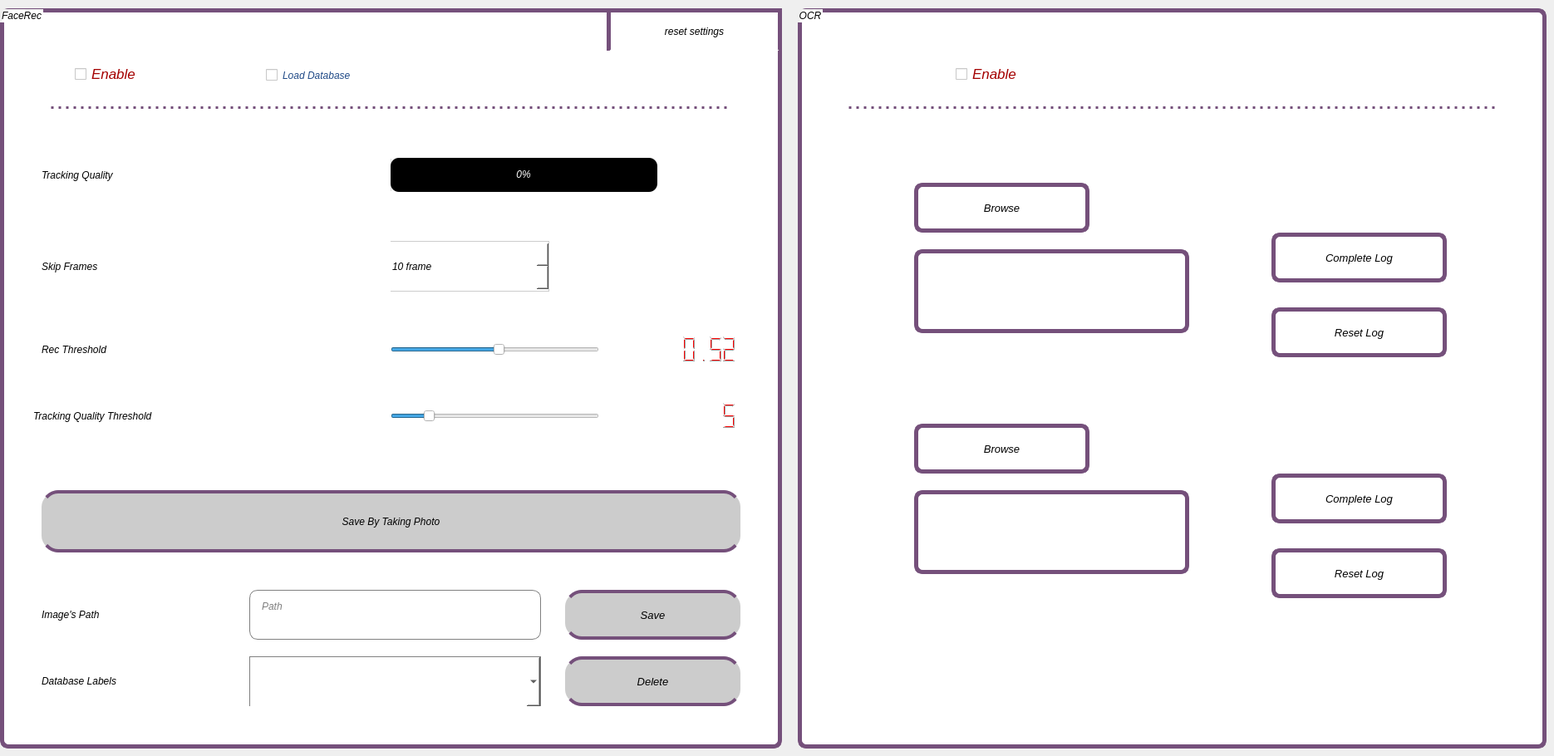
   <widget class="QWidget" name="otherAbilitiesTab">
    <attribute name="title">
     <string>Other Abilities</string>
    </attribute>
    <widget class="QGroupBox" name="groupBoxFaceRec">
     <property name="geometry">
      <rect>
       <x>0</x>
       <y>10</y>
       <width>941</width>
       <height>891</height>
      </rect>
     </property>
     <property name="styleSheet">
      <string notr="true">font-style: italic;
border: 5px solid rgb(117, 80, 123);
border-radius: 10px;
background-color: #fff;</string>
     </property>
     <property name="title">
      <string>FaceRec</string>
     </property>
     <widget class="QCheckBox" name="chckBoxFaceRec">
      <property name="geometry">
       <rect>
        <x>60</x>
        <y>40</y>
        <width>821</width>
        <height>81</height>
       </rect>
      </property>
      <property name="font">
       <font>
        <pointsize>13</pointsize>
        <weight>50</weight>
        <italic>true</italic>
        <bold>false</bold>
       </font>
      </property>
      <property name="styleSheet">
       <string notr="true">font-weight: 400;
color: rgb(164, 0, 0);
border-bottom: 3px dotted rgb(117, 80, 123);
border-top: none;
border-right: none;
border-left: none;
border-radius: 0;
padding-left: 30px;</string>
      </property>
      <property name="text">
       <string>Enable</string>
      </property>
     </widget>
     <widget class="QCheckBox" name="chckBoxLoadDatabase">
      <property name="geometry">
       <rect>
        <x>320</x>
        <y>60</y>
        <width>241</width>
        <height>41</height>
       </rect>
      </property>
      <property name="font">
       <font>
        <weight>50</weight>
        <italic>true</italic>
        <bold>false</bold>
       </font>
      </property>
      <property name="styleSheet">
       <string notr="true">font-weight: 400;
color: rgb(32, 74, 135);
border: none;
border-radius: 5px;</string>
      </property>
      <property name="text">
       <string>Load Database</string>
      </property>
     </widget>
     <widget class="QSlider" name="hSliderRecThreshold">
      <property name="geometry">
       <rect>
        <x>470</x>
        <y>390</y>
        <width>251</width>
        <height>41</height>
       </rect>
      </property>
      <property name="styleSheet">
       <string notr="true">border: none;</string>
      </property>
      <property name="maximum">
       <number>100</number>
      </property>
      <property name="pageStep">
       <number>1</number>
      </property>
      <property name="value">
       <number>52</number>
      </property>
      <property name="sliderPosition">
       <number>52</number>
      </property>
      <property name="orientation">
       <enum>Qt::Horizontal</enum>
      </property>
     </widget>
     <widget class="QLabel" name="lblRecThreshold">
      <property name="geometry">
       <rect>
        <x>50</x>
        <y>380</y>
        <width>201</width>
        <height>61</height>
       </rect>
      </property>
      <property name="styleSheet">
       <string notr="true">font-style: italic;
border: none;</string>
      </property>
      <property name="text">
       <string>Rec Threshold</string>
      </property>
     </widget>
     <widget class="QLabel" name="lblTrackingQualityThreshold">
      <property name="geometry">
       <rect>
        <x>40</x>
        <y>460</y>
        <width>371</width>
        <height>61</height>
       </rect>
      </property>
      <property name="styleSheet">
       <string notr="true">font-style: italic;
border: none;</string>
      </property>
      <property name="text">
       <string>Tracking Quality Threshold</string>
      </property>
     </widget>
     <widget class="QSlider" name="hSliderTrackingQualityThreshold">
      <property name="geometry">
       <rect>
        <x>470</x>
        <y>470</y>
        <width>251</width>
        <height>41</height>
       </rect>
      </property>
      <property name="styleSheet">
       <string notr="true">border: none;</string>
      </property>
      <property name="maximum">
       <number>3000</number>
      </property>
      <property name="value">
       <number>500</number>
      </property>
      <property name="sliderPosition">
       <number>500</number>
      </property>
      <property name="orientation">
       <enum>Qt::Horizontal</enum>
      </property>
     </widget>
     <widget class="QLCDNumber" name="lcdNumberRecThreshold">
      <property name="geometry">
       <rect>
        <x>800</x>
        <y>380</y>
        <width>91</width>
        <height>61</height>
       </rect>
      </property>
      <property name="styleSheet">
       <string notr="true">border: none;
color: red;</string>
      </property>
      <property name="frameShape">
       <enum>QFrame::NoFrame</enum>
      </property>
      <property name="smallDecimalPoint">
       <bool>false</bool>
      </property>
      <property name="digitCount">
       <number>5</number>
      </property>
      <property name="mode">
       <enum>QLCDNumber::Dec</enum>
      </property>
      <property name="segmentStyle">
       <enum>QLCDNumber::Filled</enum>
      </property>
      <property name="value" stdset="0">
       <double>0.520000000000000</double>
      </property>
     </widget>
     <widget class="QLCDNumber" name="lcdNumberTrackingQualityThreshold">
      <property name="geometry">
       <rect>
        <x>800</x>
        <y>460</y>
        <width>91</width>
        <height>61</height>
       </rect>
      </property>
      <property name="styleSheet">
       <string notr="true">border: none;
color: red;</string>
      </property>
      <property name="frameShape">
       <enum>QFrame::NoFrame</enum>
      </property>
      <property name="frameShadow">
       <enum>QFrame::Raised</enum>
      </property>
      <property name="smallDecimalPoint">
       <bool>false</bool>
      </property>
      <property name="digitCount">
       <number>5</number>
      </property>
      <property name="mode">
       <enum>QLCDNumber::Dec</enum>
      </property>
      <property name="segmentStyle">
       <enum>QLCDNumber::Filled</enum>
      </property>
      <property name="value" stdset="0">
       <double>5.000000000000000</double>
      </property>
      <property name="intValue" stdset="0">
       <number>5</number>
      </property>
     </widget>
     <widget class="QLabel" name="lblSkipFrames">
      <property name="geometry">
       <rect>
        <x>50</x>
        <y>280</y>
        <width>171</width>
        <height>61</height>
       </rect>
      </property>
      <property name="styleSheet">
       <string notr="true">font-style: italic;
border: none;</string>
      </property>
      <property name="text">
       <string>Skip Frames</string>
      </property>
     </widget>
     <widget class="QSpinBox" name="sbSkipFrames">
      <property name="geometry">
       <rect>
        <x>470</x>
        <y>280</y>
        <width>191</width>
        <height>61</height>
       </rect>
      </property>
      <property name="styleSheet">
       <string notr="true">border: 1px solid #ccc;
border-left: none;
border-radius: 0;</string>
      </property>
      <property name="suffix">
       <string> frame</string>
      </property>
      <property name="minimum">
       <number>1</number>
      </property>
      <property name="maximum">
       <number>50</number>
      </property>
      <property name="value">
       <number>10</number>
      </property>
      <property name="displayIntegerBase">
       <number>10</number>
      </property>
     </widget>
     <widget class="QLabel" name="lblTrackingQuality">
      <property name="geometry">
       <rect>
        <x>50</x>
        <y>180</y>
        <width>231</width>
        <height>41</height>
       </rect>
      </property>
      <property name="styleSheet">
       <string notr="true">font-style: italic;
border: none;</string>
      </property>
      <property name="text">
       <string>Tracking Quality</string>
      </property>
     </widget>
     <widget class="QProgressBar" name="pBarTrackingQuality">
      <property name="geometry">
       <rect>
        <x>470</x>
        <y>180</y>
        <width>321</width>
        <height>41</height>
       </rect>
      </property>
      <property name="styleSheet">
       <string notr="true">border: none;
color:#fff;
background-color: rgb(0, 0, 0);</string>
      </property>
      <property name="maximum">
       <number>30</number>
      </property>
      <property name="value">
       <number>0</number>
      </property>
      <property name="alignment">
       <set>Qt::AlignCenter</set>
      </property>
     </widget>
     <widget class="QTextEdit" name="txtImagesPath">
      <property name="geometry">
       <rect>
        <x>300</x>
        <y>700</y>
        <width>351</width>
        <height>60</height>
       </rect>
      </property>
      <property name="styleSheet">
       <string notr="true">border: 1px solid gray;
padding-left: 10px;
padding-top: 8px;
padding-right: 10px;
padding-bottom: 8px;</string>
      </property>
      <property name="placeholderText">
       <string>Path</string>
      </property>
     </widget>
     <widget class="QPushButton" name="btnSaveByTakingPhoto">
      <property name="geometry">
       <rect>
        <x>50</x>
        <y>580</y>
        <width>841</width>
        <height>75</height>
       </rect>
      </property>
      <property name="cursor">
       <cursorShape>PointingHandCursor</cursorShape>
      </property>
      <property name="styleSheet">
       <string notr="true">QPushButton:hover:!pressed  {
 	color: rgb(3, 81, 124);
 }

QPushButton#btnSaveByTakingPhoto  { 
	border-radius: 20px; 
	background-color: #ccc; 
	border: 4px solid rgb(117, 80, 123);
	border-left: none;
	border-right: none;
}</string>
      </property>
      <property name="text">
       <string>Save By Taking Photo</string>
      </property>
     </widget>
     <widget class="QPushButton" name="btnDeleteFromDatabase">
      <property name="geometry">
       <rect>
        <x>680</x>
        <y>780</y>
        <width>211</width>
        <height>60</height>
       </rect>
      </property>
      <property name="font">
       <font>
        <pointsize>10</pointsize>
        <italic>true</italic>
       </font>
      </property>
      <property name="cursor">
       <cursorShape>PointingHandCursor</cursorShape>
      </property>
      <property name="styleSheet">
       <string notr="true">QPushButton:hover:!pressed  {
 	color: rgb(3, 81, 124);
 }

QPushButton#btnDeleteFromDatabase  { 
	border-radius: 20px; 
	background-color: #ccc; 
	border: 4px solid rgb(117, 80, 123);
	border-left: none;
	border-right: none;
}</string>
      </property>
      <property name="text">
       <string>Delete</string>
      </property>
     </widget>
     <widget class="QLabel" name="lblDatabaseLabels">
      <property name="geometry">
       <rect>
        <x>50</x>
        <y>780</y>
        <width>231</width>
        <height>60</height>
       </rect>
      </property>
      <property name="styleSheet">
       <string notr="true">font-style: italic;
border: none;</string>
      </property>
      <property name="text">
       <string>Database Labels</string>
      </property>
     </widget>
     <widget class="QComboBox" name="cmbDatabaseLabels">
      <property name="geometry">
       <rect>
        <x>300</x>
        <y>780</y>
        <width>351</width>
        <height>60</height>
       </rect>
      </property>
      <property name="styleSheet">
       <string notr="true">font-style: italic;
border: 1px solid gray;
color: #000;
padding-left: 15px;
border-radius: 0;
border-bottom: none;</string>
      </property>
      <property name="currentText">
       <string/>
      </property>
     </widget>
     <widget class="QLabel" name="lblImagesPath">
      <property name="geometry">
       <rect>
        <x>50</x>
        <y>700</y>
        <width>181</width>
        <height>60</height>
       </rect>
      </property>
      <property name="styleSheet">
       <string notr="true">font-style: italic;
border: none;</string>
      </property>
      <property name="text">
       <string>Image's Path</string>
      </property>
     </widget>
     <widget class="QPushButton" name="btnSaveByImagesAdd">
      <property name="geometry">
       <rect>
        <x>680</x>
        <y>700</y>
        <width>211</width>
        <height>60</height>
       </rect>
      </property>
      <property name="font">
       <font>
        <pointsize>10</pointsize>
        <italic>true</italic>
       </font>
      </property>
      <property name="cursor">
       <cursorShape>PointingHandCursor</cursorShape>
      </property>
      <property name="styleSheet">
       <string notr="true">QPushButton:hover:!pressed  {
 	color: rgb(3, 81, 124);
 }

QPushButton#btnSaveByImagesAdd  { 
	border-radius: 20px; 
	background-color: #ccc; 
	border: 4px solid rgb(117, 80, 123);
	border-left: none;
	border-right: none;
}</string>
      </property>
      <property name="text">
       <string>Save</string>
      </property>
     </widget>
     <widget class="QPushButton" name="btnResetFaceRecSettings">
      <property name="geometry">
       <rect>
        <x>730</x>
        <y>0</y>
        <width>211</width>
        <height>51</height>
       </rect>
      </property>
      <property name="font">
       <font>
        <italic>true</italic>
       </font>
      </property>
      <property name="cursor">
       <cursorShape>PointingHandCursor</cursorShape>
      </property>
      <property name="autoFillBackground">
       <bool>false</bool>
      </property>
      <property name="styleSheet">
       <string notr="true">QPushButton:hover:!pressed  {
 	color: rgb(3, 81, 124);
 }

QPushButton#btnResetFaceRecSettings { 
	background-color: #fff; 
	border: 5px solid rgb(117, 80, 123);
	border-bottom: none;
	border-radius: 2px;
	border-top: 5px solid rgb(117, 80, 123);
	border-radius: 2px;
}</string>
      </property>
      <property name="text">
       <string>reset settings</string>
      </property>
      <property name="checkable">
       <bool>false</bool>
      </property>
      <property name="autoDefault">
       <bool>true</bool>
      </property>
      <property name="default">
       <bool>false</bool>
      </property>
      <property name="flat">
       <bool>true</bool>
      </property>
     </widget>
     <zorder>chckBoxFaceRec</zorder>
     <zorder>hSliderRecThreshold</zorder>
     <zorder>lblRecThreshold</zorder>
     <zorder>lblTrackingQualityThreshold</zorder>
     <zorder>hSliderTrackingQualityThreshold</zorder>
     <zorder>lcdNumberRecThreshold</zorder>
     <zorder>lcdNumberTrackingQualityThreshold</zorder>
     <zorder>lblSkipFrames</zorder>
     <zorder>sbSkipFrames</zorder>
     <zorder>lblTrackingQuality</zorder>
     <zorder>pBarTrackingQuality</zorder>
     <zorder>txtImagesPath</zorder>
     <zorder>btnSaveByTakingPhoto</zorder>
     <zorder>btnDeleteFromDatabase</zorder>
     <zorder>lblDatabaseLabels</zorder>
     <zorder>cmbDatabaseLabels</zorder>
     <zorder>lblImagesPath</zorder>
     <zorder>btnSaveByImagesAdd</zorder>
     <zorder>btnResetFaceRecSettings</zorder>
     <zorder>chckBoxLoadDatabase</zorder>
    </widget>
    <widget class="QGroupBox" name="groupBoxOcr">
     <property name="geometry">
      <rect>
       <x>960</x>
       <y>10</y>
       <width>901</width>
       <height>891</height>
      </rect>
     </property>
     <property name="styleSheet">
      <string notr="true">font-style: italic;
border: 5px solid rgb(117, 80, 123);
border-radius: 10px;
background-color: #fff;</string>
     </property>
     <property name="title">
      <string>OCR</string>
     </property>
     <widget class="QCheckBox" name="chckBoxOcr">
      <property name="geometry">
       <rect>
        <x>60</x>
        <y>40</y>
        <width>781</width>
        <height>81</height>
       </rect>
      </property>
      <property name="font">
       <font>
        <pointsize>13</pointsize>
        <weight>50</weight>
        <italic>true</italic>
        <bold>false</bold>
       </font>
      </property>
      <property name="styleSheet">
       <string notr="true">font-weight: 400;
color: rgb(164, 0, 0);
border-bottom: 3px dotted rgb(117, 80, 123);
border-top: none;
border-right: none;
border-left: none;
border-radius: 0;
padding-left: 130px;</string>
      </property>
      <property name="text">
       <string>Enable</string>
      </property>
      <property name="tristate">
       <bool>false</bool>
      </property>
     </widget>
     <widget class="QPushButton" name="btnDeleteCircleLog">
      <property name="geometry">
       <rect>
        <x>570</x>
        <y>360</y>
        <width>211</width>
        <height>60</height>
       </rect>
      </property>
      <property name="font">
       <font>
        <pointsize>10</pointsize>
        <italic>true</italic>
       </font>
      </property>
      <property name="cursor">
       <cursorShape>PointingHandCursor</cursorShape>
      </property>
      <property name="styleSheet">
       <string notr="true">QPushButton:hover:!pressed  {
 	color: rgb(3, 81, 124);
 }

QPushButton#btnDeleteFromDatabase  { 
	border-radius: 20px; 
	background-color: #ccc; 
	border: 4px solid rgb(117, 80, 123);
	border-left: none;
	border-right: none;
}</string>
      </property>
      <property name="text">
       <string>Reset Log</string>
      </property>
     </widget>
     <widget class="QPushButton" name="btnCircleCompLog">
      <property name="geometry">
       <rect>
        <x>570</x>
        <y>270</y>
        <width>211</width>
        <height>60</height>
       </rect>
      </property>
      <property name="font">
       <font>
        <pointsize>10</pointsize>
        <italic>true</italic>
       </font>
      </property>
      <property name="cursor">
       <cursorShape>PointingHandCursor</cursorShape>
      </property>
      <property name="styleSheet">
       <string notr="true">QPushButton:hover:!pressed  {
 	color: rgb(3, 81, 124);
 }

QPushButton#btnSaveByImagesAdd  { 
	border-radius: 20px; 
	background-color: #ccc; 
	border: 4px solid rgb(117, 80, 123);
	border-left: none;
	border-right: none;
}</string>
      </property>
      <property name="text">
       <string>Complete Log</string>
      </property>
     </widget>
     <widget class="QLineEdit" name="lEditCircleXmlPath">
      <property name="geometry">
       <rect>
        <x>140</x>
        <y>290</y>
        <width>331</width>
        <height>101</height>
       </rect>
      </property>
     </widget>
     <widget class="QPushButton" name="btnDeleteMotionLog">
      <property name="geometry">
       <rect>
        <x>570</x>
        <y>650</y>
        <width>211</width>
        <height>60</height>
       </rect>
      </property>
      <property name="font">
       <font>
        <pointsize>10</pointsize>
        <italic>true</italic>
       </font>
      </property>
      <property name="cursor">
       <cursorShape>PointingHandCursor</cursorShape>
      </property>
      <property name="styleSheet">
       <string notr="true">QPushButton:hover:!pressed  {
 	color: rgb(3, 81, 124);
 }

QPushButton#btnDeleteFromDatabase  { 
	border-radius: 20px; 
	background-color: #ccc; 
	border: 4px solid rgb(117, 80, 123);
	border-left: none;
	border-right: none;
}</string>
      </property>
      <property name="text">
       <string>Reset Log</string>
      </property>
     </widget>
     <widget class="QLineEdit" name="lEditMotionXmlPath">
      <property name="geometry">
       <rect>
        <x>140</x>
        <y>580</y>
        <width>331</width>
        <height>101</height>
       </rect>
      </property>
     </widget>
     <widget class="QPushButton" name="btnMotionCompLog">
      <property name="geometry">
       <rect>
        <x>570</x>
        <y>560</y>
        <width>211</width>
        <height>60</height>
       </rect>
      </property>
      <property name="font">
       <font>
        <pointsize>10</pointsize>
        <italic>true</italic>
       </font>
      </property>
      <property name="cursor">
       <cursorShape>PointingHandCursor</cursorShape>
      </property>
      <property name="styleSheet">
       <string notr="true">QPushButton:hover:!pressed  {
 	color: rgb(3, 81, 124);
 }

QPushButton#btnSaveByImagesAdd  { 
	border-radius: 20px; 
	background-color: #ccc; 
	border: 4px solid rgb(117, 80, 123);
	border-left: none;
	border-right: none;
}</string>
      </property>
      <property name="text">
       <string>Complete Log</string>
      </property>
     </widget>
     <widget class="QPushButton" name="btnBrowseCircleXmlLocation">
      <property name="geometry">
       <rect>
        <x>140</x>
        <y>210</y>
        <width>211</width>
        <height>60</height>
       </rect>
      </property>
      <property name="font">
       <font>
        <pointsize>10</pointsize>
        <italic>true</italic>
       </font>
      </property>
      <property name="cursor">
       <cursorShape>PointingHandCursor</cursorShape>
      </property>
      <property name="styleSheet">
       <string notr="true">QPushButton:hover:!pressed  {
 	color: rgb(3, 81, 124);
 }

QPushButton#btnSaveByImagesAdd  { 
	border-radius: 20px; 
	background-color: #ccc; 
	border: 4px solid rgb(117, 80, 123);
	border-left: none;
	border-right: none;
}</string>
      </property>
      <property name="text">
       <string>Browse</string>
      </property>
     </widget>
     <widget class="QPushButton" name="btnBrowseMotionXmlLocation">
      <property name="geometry">
       <rect>
        <x>140</x>
        <y>500</y>
        <width>211</width>
        <height>60</height>
       </rect>
      </property>
      <property name="font">
       <font>
        <pointsize>10</pointsize>
        <italic>true</italic>
       </font>
      </property>
      <property name="cursor">
       <cursorShape>PointingHandCursor</cursorShape>
      </property>
      <property name="styleSheet">
       <string notr="true">QPushButton:hover:!pressed  {
 	color: rgb(3, 81, 124);
 }

QPushButton#btnSaveByImagesAdd  { 
	border-radius: 20px; 
	background-color: #ccc; 
	border: 4px solid rgb(117, 80, 123);
	border-left: none;
	border-right: none;
}</string>
      </property>
      <property name="text">
       <string>Browse</string>
      </property>
     </widget>
    </widget>
   </widget>
